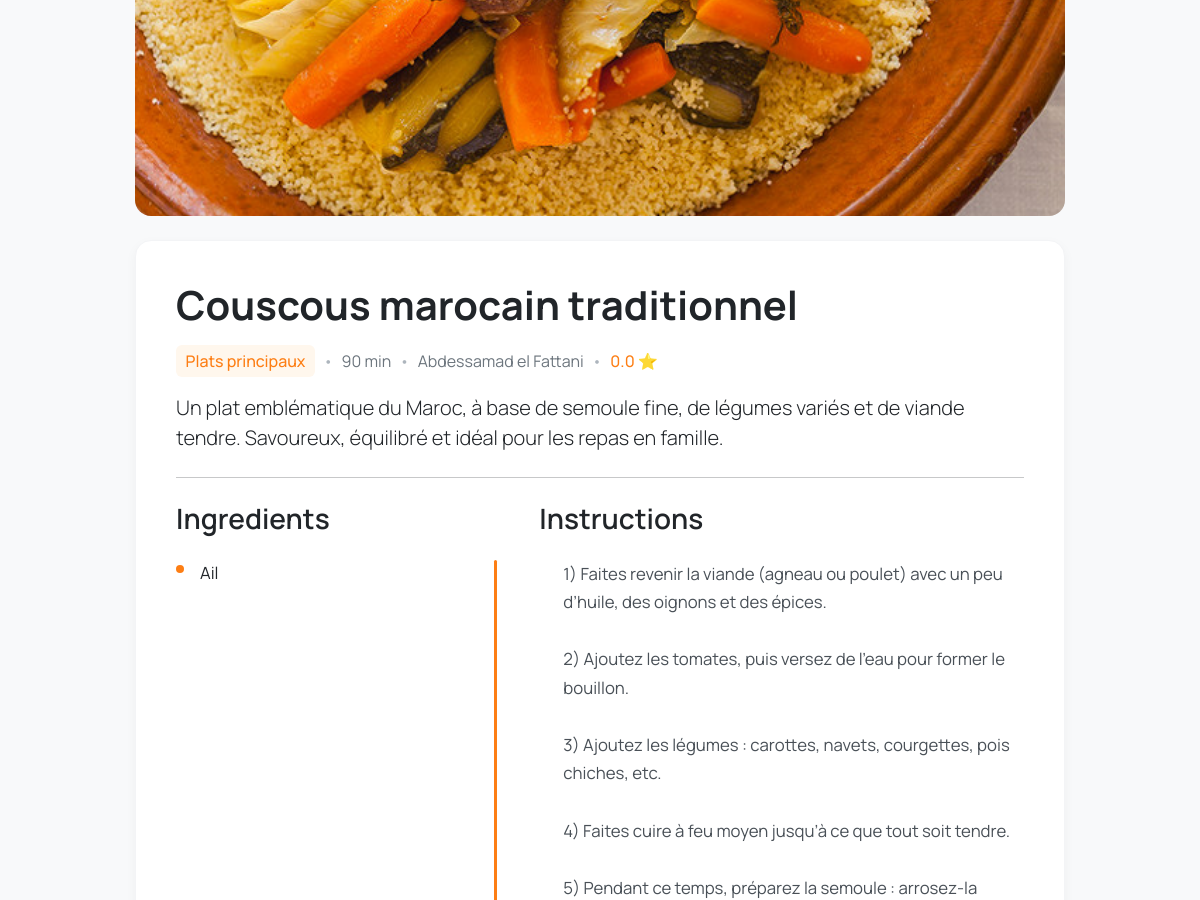
/recipe/3/ (middle part), run on an earlier commit of the app's database.
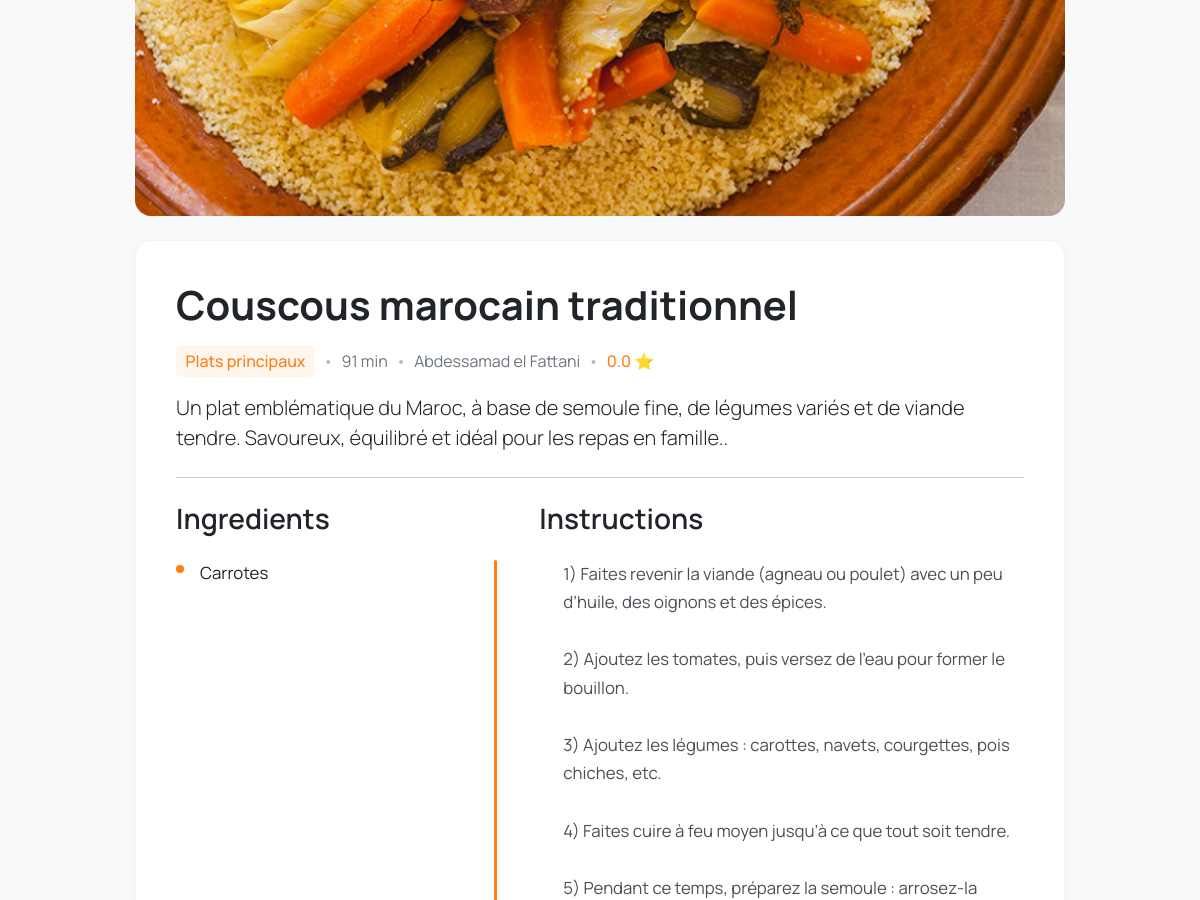
And on a later commit of the database.
### recettes/models.py (models this page shows, shortened)
class Recipe(models.Model):
    title = models.CharField(max_length=200)
    description = models.TextField()
    instructions = models.TextField(default='', blank=True)
    preparation_time = models.PositiveIntegerField(default=0)
    category = models.ForeignKey(Category, on_delete=models.CASCADE)
    ingredients = models.ManyToManyField(Ingredient)  # SIMPLE SANS through
    author = models.ForeignKey(User, on_delete=models.CASCADE)
    rating = models.FloatField(default=0)
    created_at = models.DateTimeField(auto_now_add=True)
    image = models.ImageField(upload_to='recipes/', blank=True, null=True)
    favorited_by = models.ManyToManyField(User,related_name='favorite_recipes',blank=True)

class Ingredient(models.Model):
    name = models.CharField(max_length=100)

class Category(models.Model):
    name = models.CharField(max_length=100)

### recettes/views.py (the view, shortened to what this page needs)
# urls.py: path('recipe/<int:recipe_id>/', views.recipe_detail, name='recipe_detail'),
def recipe_detail(request, recipe_id):
    recipe = get_object_or_404(Recipe, id=recipe_id)
    top_level_reviews = recipe.reviews.filter(parent=None)
    review_form = ReviewForm()
    context = {
        'recipe': recipe,
        'reviews': top_level_reviews,
        'review_form': review_form,  # Toujours un formulaire vide en cas d'échec
    }
    return render(request, 'recipe_detail.html', context)

### templates/recipe_detail.html (shortened to what this page needs)
{% extends 'base.html' %}
{% block content %}
<div class="col-lg-10 offset-lg-1">
    {% if recipe.image %}
        <img src="{{ recipe.image.url }}" class="recipe-main-image" alt="{{ recipe.title }}">
    {% endif %}
    <div class="recipe-content-card">
        <div class="d-flex justify-content-between align-items-start mb-2">
            <h1 class="recipe-title">{{ recipe.title }}</h1>
        </div>
        <div class="recipe-meta-text mb-3">
            <span class="category-tag">{{ recipe.category.name }}</span>
            <span class="dot-separator">•</span>
            <span>{{ recipe.preparation_time }} min</span>
            <span class="dot-separator">•</span>
            <span>{{ recipe.author }}</span>
              <span class="dot-separator">•</span>
            <span class="rating-stars" style="color: #fd7e14;font-weight: 500;">
                {{ recipe.rating|floatformat:1 }} ⭐
            </span>
        </div>
        <p class="lead">{{ recipe.description }}</p>
        <hr class="my-4">
        <div class="row">
            <div class="col-md-5 recipe-section">
                <h3>Ingredients</h3>
                <ul class="ingredients-list">
                    {% for ingredient in recipe.ingredients.all %}
                    <li>
                        {{ ingredient.name }}
                    </li>
                    {% empty %}
                    <li class="text-muted">Aucun ingrédient spécifié</li>
                    {% endfor %}
                </ul>
            </div>
            <div class="col-md-7 recipe-section">
                <h3>Instructions</h3>
                <div class="instructions-container">
                    {% if recipe.instructions %}
                        <p class="instructions-text">{{ recipe.instructions }}</p>
                    {% else %}
                        <p class="text-muted">Aucune instruction disponible pour le moment.</p>
                    {% endif %}
                </div>
            </div>
        </div>
    </div>
</div>
{% endblock %}

What changed in the data, as far as the page shows it:
no longer on this page (row unchanged): Ingredient: name "Ail"
changed Recipe "Couscous marocain traditionnel": preparation_time "90" → "91"; description "Un plat emblématique du Maroc, à base de semoule fine, de légumes variés et de viande tendre. Savoureux, équilibré et idéal pour les repas en famille." → "Un plat emblématique du Maroc, à base de semoule fine, de légumes variés et de viande tendre. Savoureux, équilibré et idéal pour les repas en famille.."
added Ingredient: name "Carrotes"
